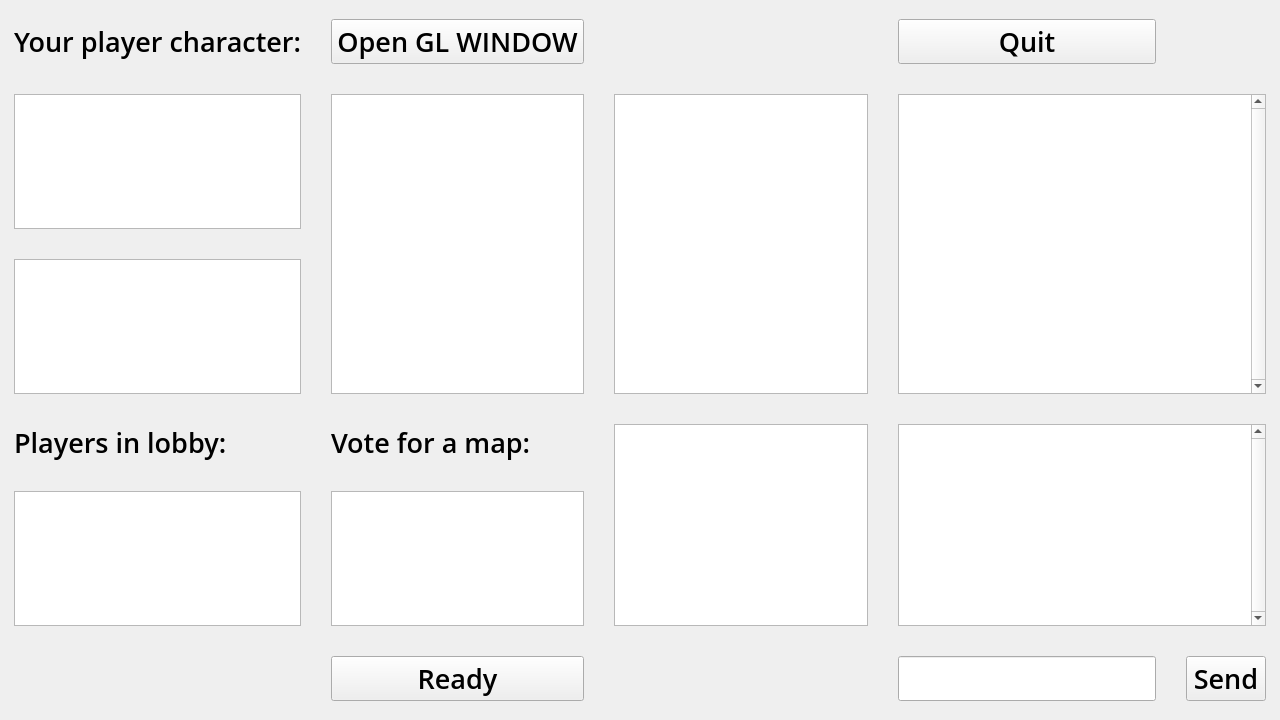
<?xml version="1.0" encoding="UTF-8"?>
<ui version="4.0">
 <class>LobbyWindow</class>
 <widget class="QMainWindow" name="LobbyWindow">
  <property name="geometry">
   <rect>
    <x>0</x>
    <y>0</y>
    <width>1280</width>
    <height>720</height>
   </rect>
  </property>
  <property name="font">
   <font>
    <family>Open Sans Semibold</family>
    <pointsize>20</pointsize>
    <weight>50</weight>
    <bold>false</bold>
   </font>
  </property>
  <property name="windowTitle">
   <string>MainWindow</string>
  </property>
  <widget class="QWidget" name="centralwidget">
   <layout class="QGridLayout" name="gridLayout_2">
    <item row="0" column="0">
     <layout class="QGridLayout" name="gridLayout">
      <property name="leftMargin">
       <number>5</number>
      </property>
      <property name="topMargin">
       <number>10</number>
      </property>
      <property name="rightMargin">
       <number>5</number>
      </property>
      <property name="bottomMargin">
       <number>10</number>
      </property>
      <property name="spacing">
       <number>30</number>
      </property>
      <item row="3" column="2" rowspan="2">
       <widget class="QTextEdit" name="map_edit"/>
      </item>
      <item row="1" column="2" rowspan="2">
       <widget class="QGraphicsView" name="mapView"/>
      </item>
      <item row="1" column="1" rowspan="2">
       <widget class="QGraphicsView" name="characterView">
        <property name="autoFillBackground">
         <bool>false</bool>
        </property>
       </widget>
      </item>
      <item row="2" column="0">
       <widget class="QTextEdit" name="character_edit"/>
      </item>
      <item row="4" column="1">
       <widget class="QListWidget" name="mapList">
        <property name="font">
         <font>
          <pointsize>20</pointsize>
         </font>
        </property>
       </widget>
      </item>
      <item row="5" column="4">
       <widget class="QPushButton" name="send_button">
        <property name="font">
         <font>
          <family>Open Sans Semibold</family>
          <pointsize>20</pointsize>
          <weight>50</weight>
          <bold>false</bold>
         </font>
        </property>
        <property name="text">
         <string>Send</string>
        </property>
       </widget>
      </item>
      <item row="0" column="0">
       <widget class="QLabel" name="characterlabel">
        <property name="font">
         <font>
          <pointsize>20</pointsize>
          <weight>50</weight>
          <bold>false</bold>
         </font>
        </property>
        <property name="text">
         <string>Your player character:</string>
        </property>
       </widget>
      </item>
      <item row="1" column="3" rowspan="2" colspan="2">
       <widget class="QTextEdit" name="log_edit">
        <property name="font">
         <font>
          <family>Sans Serif</family>
          <pointsize>9</pointsize>
          <weight>50</weight>
          <italic>false</italic>
          <bold>false</bold>
         </font>
        </property>
        <property name="styleSheet">
         <string notr="true">font: 9pt &quot;Sans Serif&quot;;</string>
        </property>
        <property name="verticalScrollBarPolicy">
         <enum>Qt::ScrollBarAlwaysOn</enum>
        </property>
        <property name="horizontalScrollBarPolicy">
         <enum>Qt::ScrollBarAlwaysOff</enum>
        </property>
        <property name="autoFormatting">
         <set>QTextEdit::AutoNone</set>
        </property>
        <property name="readOnly">
         <bool>false</bool>
        </property>
       </widget>
      </item>
      <item row="3" column="3" rowspan="2" colspan="2">
       <widget class="QTextEdit" name="chat_edit">
        <property name="font">
         <font>
          <family>Open Sans Semibold</family>
          <weight>50</weight>
          <bold>false</bold>
         </font>
        </property>
        <property name="verticalScrollBarPolicy">
         <enum>Qt::ScrollBarAlwaysOn</enum>
        </property>
        <property name="horizontalScrollBarPolicy">
         <enum>Qt::ScrollBarAlwaysOff</enum>
        </property>
       </widget>
      </item>
      <item row="3" column="0">
       <widget class="QLabel" name="user_label">
        <property name="font">
         <font>
          <pointsize>20</pointsize>
         </font>
        </property>
        <property name="text">
         <string>Players in lobby:</string>
        </property>
       </widget>
      </item>
      <item row="4" column="0">
       <widget class="QListView" name="userlist">
        <property name="font">
         <font>
          <pointsize>20</pointsize>
         </font>
        </property>
       </widget>
      </item>
      <item row="3" column="1">
       <widget class="QLabel" name="map_label">
        <property name="font">
         <font>
          <pointsize>20</pointsize>
          <weight>50</weight>
          <bold>false</bold>
         </font>
        </property>
        <property name="styleSheet">
         <string notr="true"/>
        </property>
        <property name="text">
         <string>Vote for a map:</string>
        </property>
       </widget>
      </item>
      <item row="1" column="0">
       <widget class="QListWidget" name="characterList">
        <property name="font">
         <font>
          <pointsize>20</pointsize>
         </font>
        </property>
        <property name="currentRow">
         <number>-1</number>
        </property>
        <property name="sortingEnabled">
         <bool>false</bool>
        </property>
       </widget>
      </item>
      <item row="5" column="1">
       <widget class="QPushButton" name="readyButton">
        <property name="font">
         <font>
          <pointsize>20</pointsize>
         </font>
        </property>
        <property name="styleSheet">
         <string notr="true"/>
        </property>
        <property name="text">
         <string>Ready</string>
        </property>
       </widget>
      </item>
      <item row="0" column="3">
       <widget class="QPushButton" name="quitButton">
        <property name="font">
         <font>
          <pointsize>20</pointsize>
         </font>
        </property>
        <property name="text">
         <string>Quit</string>
        </property>
       </widget>
      </item>
      <item row="5" column="3">
       <widget class="QLineEdit" name="chat_line">
        <property name="sizePolicy">
         <sizepolicy hsizetype="Expanding" vsizetype="Maximum">
          <horstretch>0</horstretch>
          <verstretch>0</verstretch>
         </sizepolicy>
        </property>
       </widget>
      </item>
      <item row="0" column="1">
       <widget class="QPushButton" name="gl_button">
        <property name="text">
         <string>Open GL WINDOW</string>
        </property>
       </widget>
      </item>
     </layout>
    </item>
   </layout>
  </widget>
 </widget>
 <resources/>
 <connections/>
</ui>
